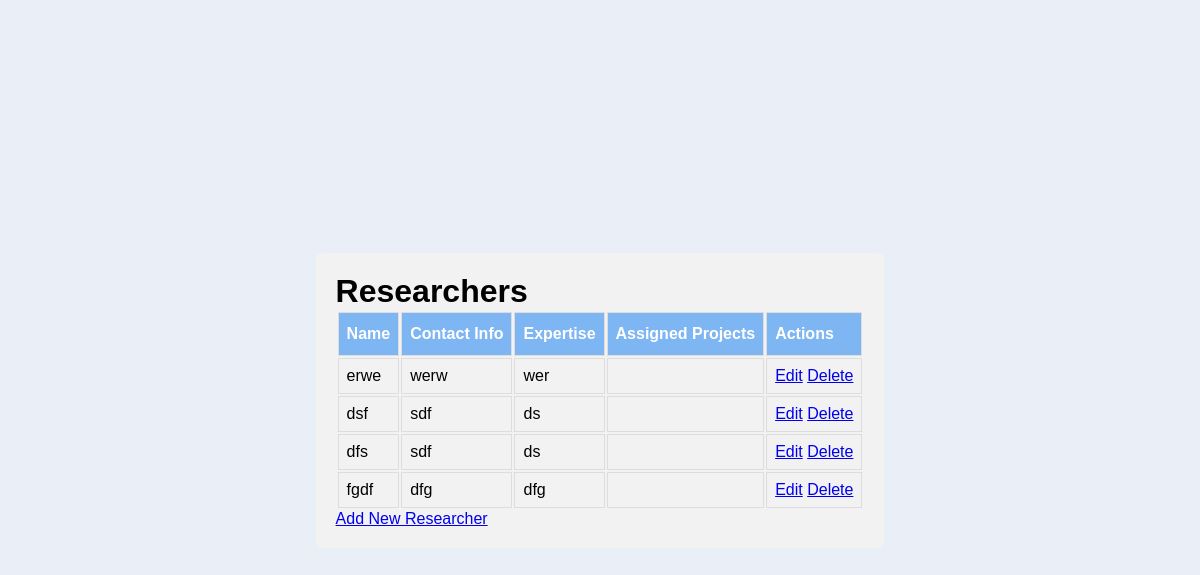
Page /Researchers/read.php (signed in) on the committed database.
### tables this page shows
CREATE TABLE `researchers` (
  `researcher_id` int(11) NOT NULL,
  `name` varchar(100) NOT NULL,
  `contact_info` varchar(255) NOT NULL,
  `expertise` varchar(255) NOT NULL,
  `assigned_projects` varchar(255) DEFAULT NULL,
  `created_at` timestamp NOT NULL DEFAULT CURRENT_TIMESTAMP
);

### Researchers/read.php (the view, shortened to what this page needs)
<?php
require '../Common/db.php';
$stmt = $pdo->query('SELECT * FROM researchers');
$researchers = $stmt->fetchAll();
?>
<!DOCTYPE html>
<html lang="en">
<head>
    <link rel="stylesheet" href="../style.css">
</head>
<body>
    <div class="form-container">
        <h1>Researchers</h1>
        <table>
            <tr>
                <th>Name</th>
                <th>Contact Info</th>
                <th>Expertise</th>
                <th>Assigned Projects</th>
                <th>Actions</th>
            </tr>
            <?php foreach ($researchers as $researcher): ?>
            <tr>
                <td><?= htmlspecialchars($researcher['name']) ?></td>
                <td><?= htmlspecialchars($researcher['contact_info']) ?></td>
                <td><?= htmlspecialchars($researcher['expertise']) ?></td>
                <td><?= htmlspecialchars($researcher['assigned_projects']) ?></td>
                <td>
                    <a href="update.php?id=<?= $researcher['researcher_id'] ?>">Edit</a>
                    <?php if ($_SESSION['role_id'] == 1): ?>
                    <a href="delete.php?id=<?= $researcher['researcher_id'] ?>" onclick="return confirm('Are you sure?')">Delete</a>
                    <?php endif; ?>
                </td>
            </tr>
            <?php endforeach; ?>
        </table>
        <a href="create.php">Add New Researcher</a>
    </div>
</body>
</html>

### style.css (style rules this page uses)
* { margin: 0; padding: 0; box-sizing: border-box; }
body { font-family: 'Arial', sans-serif; background-color: #e9eef7; display: flex; justify-content: center; align-items: center; height: 100vh; }
td, th { border: 1px solid #ddd; padding: 8px; }
tr:nth-child(even) { background-color: #f2f2f2; }
th { padding-top: 12px; padding-bottom: 12px; text-align: left; background-color: #7eb5f3; color: white; }
div { border-radius: 5px; background-color: #f2f2f2; padding: 20px; }

### rows in the picture
researchers: name "erwe", contact_info "werw", expertise "wer"
researchers: name "dsf", contact_info "sdf", expertise "ds"
researchers: name "dfs", contact_info "sdf", expertise "ds"
researchers: name "fgdf", contact_info "dfg", expertise "dfg"
